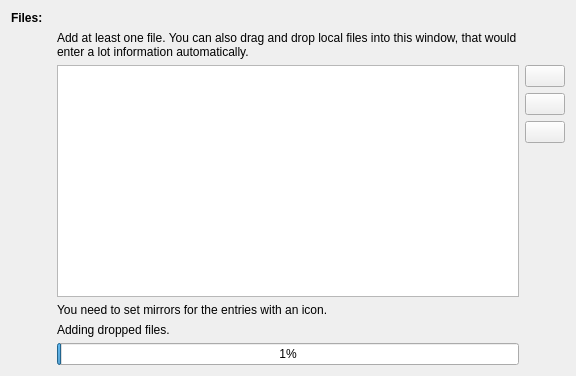
<?xml version="1.0" encoding="UTF-8"?>
<ui version="4.0">
 <class>Files</class>
 <widget class="QWidget" name="Files">
  <property name="geometry">
   <rect>
    <x>0</x>
    <y>0</y>
    <width>576</width>
    <height>376</height>
   </rect>
  </property>
  <property name="windowTitle">
   <string>Form</string>
  </property>
  <layout class="QGridLayout" name="gridLayout">
   <item row="0" column="0" colspan="2">
    <widget class="QLabel" name="label">
     <property name="font">
      <font>
       <weight>75</weight>
       <bold>true</bold>
      </font>
     </property>
     <property name="text">
      <string extracomment="Files as in files on a server">Files:</string>
     </property>
    </widget>
   </item>
   <item row="3" column="0">
    <spacer name="horizontalSpacer">
     <property name="orientation">
      <enum>Qt::Horizontal</enum>
     </property>
     <property name="sizeType">
      <enum>QSizePolicy::Fixed</enum>
     </property>
     <property name="sizeHint" stdset="0">
      <size>
       <width>40</width>
       <height>20</height>
      </size>
     </property>
    </spacer>
   </item>
   <item row="3" column="1">
    <widget class="QListView" name="files"/>
   </item>
   <item row="3" column="2">
    <layout class="QVBoxLayout" name="verticalLayout">
     <item>
      <widget class="KPushButton" name="add_file"/>
     </item>
     <item>
      <widget class="KPushButton" name="properties_file"/>
     </item>
     <item>
      <widget class="KPushButton" name="remove_file"/>
     </item>
     <item>
      <spacer name="verticalSpacer">
       <property name="orientation">
        <enum>Qt::Vertical</enum>
       </property>
       <property name="sizeHint" stdset="0">
        <size>
         <width>20</width>
         <height>40</height>
        </size>
       </property>
      </spacer>
     </item>
    </layout>
   </item>
   <item row="1" column="1">
    <widget class="QLabel" name="label_2">
     <property name="text">
      <string>Add at least one file. You can also drag and drop local files into this window, that would enter a lot information automatically.</string>
     </property>
     <property name="wordWrap">
      <bool>true</bool>
     </property>
    </widget>
   </item>
   <item row="5" column="1">
    <widget class="QWidget" name="dragDrop" native="true">
     <layout class="QVBoxLayout" name="verticalLayout_2">
      <property name="margin">
       <number>0</number>
      </property>
      <item>
       <widget class="QLabel" name="label_3">
        <property name="text">
         <string>Adding dropped files.</string>
        </property>
       </widget>
      </item>
      <item>
       <widget class="QProgressBar" name="progressBar">
        <property name="value">
         <number>1</number>
        </property>
       </widget>
      </item>
     </layout>
    </widget>
   </item>
   <item row="4" column="1">
    <widget class="QLabel" name="needUrl">
     <property name="text">
      <string>You need to set mirrors for the entries with an icon.</string>
     </property>
    </widget>
   </item>
  </layout>
 </widget>
 <customwidgets>
  <customwidget>
   <class>KPushButton</class>
   <extends>QPushButton</extends>
   <header>kpushbutton.h</header>
  </customwidget>
 </customwidgets>
 <resources/>
 <connections/>
</ui>
